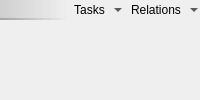
<?xml version="1.0" encoding="UTF-8"?>
<ui version="4.0">
 <class>item</class>
 <widget class="QWidget" name="item">
  <property name="windowTitle">
   <string notr="true"/>
  </property>
  <property name="styleSheet">
   <string notr="true">QLabel {
    border: 0px;
    background: background: qlineargradient(spread:pad, x1:0, y1:0, x2:1, y2:0, stop:0 rgba(0, 0, 0, 0), stop:1 rgba(255, 255, 255, 40));
	padding: 3px;
}</string>
  </property>
  <layout class="QGridLayout" name="gridLayout" rowstretch="0,1" columnstretch="1,0,0">
   <property name="margin">
    <number>0</number>
   </property>
   <property name="spacing">
    <number>0</number>
   </property>
   <item row="0" column="0">
    <widget class="QLabel" name="fileNameLabel">
     <property name="minimumSize">
      <size>
       <width>0</width>
       <height>20</height>
      </size>
     </property>
     <property name="maximumSize">
      <size>
       <width>16777215</width>
       <height>24</height>
      </size>
     </property>
     <property name="styleSheet">
      <string notr="true">QLabel {
	background: qlineargradient(spread:pad, x1:0, y1:0, x2:1, y2:0, stop:0 rgba(128, 128, 128, 75), stop:1 rgba(64, 64,64, 0));
    border-bottom: 2px solid qlineargradient(spread:pad, x1:0, y1:0, x2:1, y2:0, stop:0 rgba(64, 64, 64, 75), stop:1 rgba(255, 255,255, 0));
	padding: 0px;
}</string>
     </property>
     <property name="textFormat">
      <enum>Qt::PlainText</enum>
     </property>
    </widget>
   </item>
   <item row="0" column="1">
    <widget class="QToolButton" name="tasksToolButton">
     <property name="sizePolicy">
      <sizepolicy hsizetype="Fixed" vsizetype="Fixed">
       <horstretch>0</horstretch>
       <verstretch>0</verstretch>
      </sizepolicy>
     </property>
     <property name="minimumSize">
      <size>
       <width>0</width>
       <height>20</height>
      </size>
     </property>
     <property name="maximumSize">
      <size>
       <width>60</width>
       <height>20</height>
      </size>
     </property>
     <property name="text">
      <string>Tasks</string>
     </property>
     <property name="popupMode">
      <enum>QToolButton::MenuButtonPopup</enum>
     </property>
     <property name="toolButtonStyle">
      <enum>Qt::ToolButtonTextBesideIcon</enum>
     </property>
     <property name="autoRaise">
      <bool>true</bool>
     </property>
     <property name="arrowType">
      <enum>Qt::NoArrow</enum>
     </property>
    </widget>
   </item>
   <item row="0" column="2">
    <widget class="QToolButton" name="relationsToolButton">
     <property name="minimumSize">
      <size>
       <width>0</width>
       <height>20</height>
      </size>
     </property>
     <property name="maximumSize">
      <size>
       <width>16777215</width>
       <height>20</height>
      </size>
     </property>
     <property name="text">
      <string>Relations</string>
     </property>
     <property name="popupMode">
      <enum>QToolButton::MenuButtonPopup</enum>
     </property>
     <property name="toolButtonStyle">
      <enum>Qt::ToolButtonTextBesideIcon</enum>
     </property>
     <property name="autoRaise">
      <bool>true</bool>
     </property>
     <property name="arrowType">
      <enum>Qt::NoArrow</enum>
     </property>
    </widget>
   </item>
   <item row="1" column="0" colspan="2">
    <widget class="QLabel" name="commentLabel">
     <property name="minimumSize">
      <size>
       <width>0</width>
       <height>25</height>
      </size>
     </property>
     <property name="textFormat">
      <enum>Qt::PlainText</enum>
     </property>
     <property name="alignment">
      <set>Qt::AlignLeading|Qt::AlignLeft|Qt::AlignTop</set>
     </property>
     <property name="wordWrap">
      <bool>true</bool>
     </property>
     <property name="margin">
      <number>2</number>
     </property>
    </widget>
   </item>
   <item row="1" column="2">
    <widget class="QLabel" name="dateLabel">
     <property name="minimumSize">
      <size>
       <width>0</width>
       <height>25</height>
      </size>
     </property>
     <property name="accessibleDescription">
      <string notr="true"/>
     </property>
     <property name="styleSheet">
      <string notr="true">QLabel {
	padding: 4px;
}</string>
     </property>
     <property name="textFormat">
      <enum>Qt::PlainText</enum>
     </property>
     <property name="alignment">
      <set>Qt::AlignBottom|Qt::AlignRight|Qt::AlignTrailing</set>
     </property>
    </widget>
   </item>
  </layout>
 </widget>
 <resources/>
 <connections/>
</ui>
